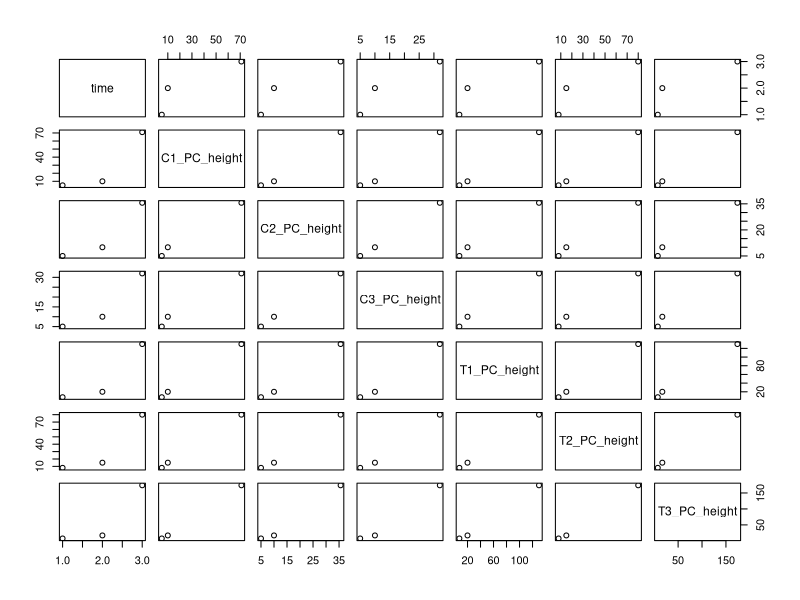
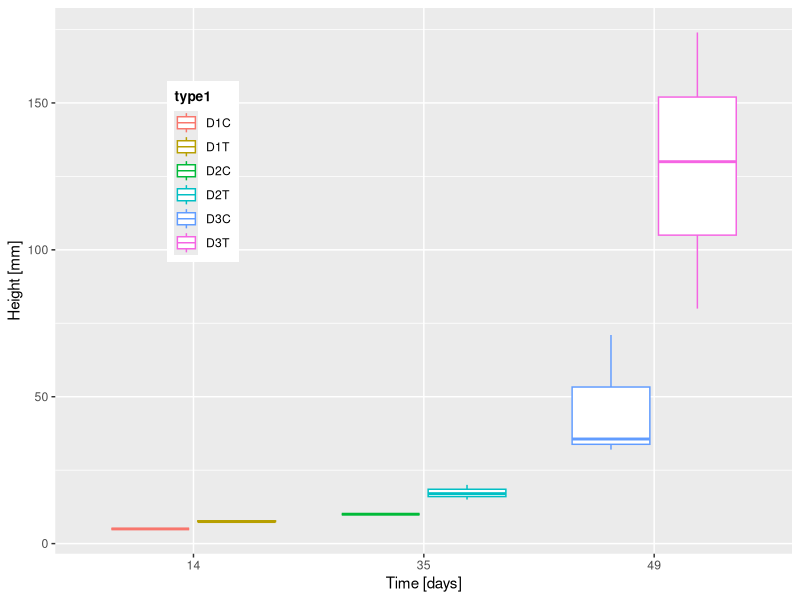

These figures' R source, in order: (Note: this script raises an error after producing the figures.)
### Ecology Work on Polyculture ###

### Biomass comparison between Test n Control Batches

# Data structure
# Test : 3 replications, with 5 pseudo-replications
# pseudo-replications are compiled into an avg that yields into one replication
# Replications are input for the boxplots
library(readxl)
data<-read_excel("data_masse_and_area.xlsx")
data

# Control PC Leaf mass (C1l, C2l, C3l, C4l, C5l) [g]
C1_PC_leaf_mass<-as.numeric(unlist(c(data[c(3,4,5,6,7), 3])[1]))
# C1_PC_leaf_mass
C1_PC_root_mass<-as.numeric(unlist(c(data[c(3,4,5,6,7), 2])[1]))
# C1_PC_root_mass
C2_PC_leaf_mass<-as.numeric(unlist(c(data[c(3,4,5,6,7), 7])[1]))
C2_PC_root_mass<-as.numeric(unlist(c(data[c(3,4,5,6,7), 6])[1]))
C3_PC_leaf_mass<-as.numeric(unlist(c(data[c(3,4,5,6,7), 11])[1]))
C3_PC_root_mass<-as.numeric(unlist(c(data[c(3,4,5,6,7), 10])[1]))

# Control PC Leaf + Root mass (C1lr, C2lr, C3lr, C4lr, C5lr) [g]

C1_PC_leaf_root_mass<- C1_PC_leaf_mass + C1_PC_root_mass
C2_PC_leaf_root_mass<- C2_PC_leaf_mass + C2_PC_root_mass
C3_PC_leaf_root_mass<- C3_PC_leaf_mass + C3_PC_root_mass
# Test PC Leaf mass (T1l, T2l, T3l, T4l, T5l)[g]

T1_PC_leaf_mass<-as.numeric(unlist(c(data[c(3,4,5,6,7), 15])[1]))
T1_PC_root_mass<-as.numeric(unlist(c(data[c(3,4,5,6,7), 14])[1]))
T2_PC_leaf_mass<-as.numeric(unlist(c(data[c(3,4,5,6,7), 19])[1]))
T2_PC_root_mass<-as.numeric(unlist(c(data[c(3,4,5,6,7), 18])[1]))
T3_PC_leaf_mass<-as.numeric(unlist(c(data[c(3,4,5,6,7), 23])[1]))
T3_PC_root_mass<-as.numeric(unlist(c(data[c(3,4,5,6,7), 22])[1]))
# Test PC Leaf + Root mass (T1lr, T2lr, T3lr, T4lr, T5lr)[g]

T1_PC_leaf_roots_mass<-T1_PC_leaf_mass + T1_PC_root_mass
T2_PC_leaf_roots_mass<-T2_PC_leaf_mass + T2_PC_root_mass
T3_PC_leaf_roots_mass<-T3_PC_leaf_mass + T3_PC_root_mass



# Height
time<-c(1,2,3)
C1_PC_height<-c(5, 10, 71)
C2_PC_height<-c(5, 10, 35.6)
C3_PC_height<-c(5, 10, 32)
T1_PC_height<-c(7.5, 20, 130)
T2_PC_height<-c(8, 15, 80)
T3_PC_height<-c(7.5, 17, 174)
height_data<-data.frame(time, C1_PC_height, C2_PC_height, C3_PC_height, T1_PC_height, T2_PC_height, T3_PC_height)
height_data
plot(height_data)

days<-c("14","14","14","14","14","14","35","35","35","35","35","35","49","49","49","49","49","49")
height1<-c(5,5,5,7.5,8,7.5,10,10,10,20,15,17,71,35.6,32,130,80,174)
type1<-c("D1C","D1C","D1C","D1T","D1T","D1T","D2C","D2C","D2C","D2T","D2T","D2T","D3C","D3C","D3C","D3T","D3T", "D3T")
df1<-data.frame(days,height1,type1)
df1
# meteo data used as overlay to height graph
datameteo<-read_excel("FunEco-OUTSIDE.xlsx")
datameteo
meteotemperature<-datameteo[-c(1,2,3,4),4]
meteotemperature
meteoprecipitations<-datameteo[-c(1,2,3,4),5]
meteoRH<-datameteo[-c(1,2,3,4), 3]
meteolight<-datameteo[-c(1,2,3,4), 2]
meteotime<-datameteo[-c(1,2,3,4),1]
meteotime
# meteotime needs to be tranformed to days before use
# measurements begin on 31.03.2022 at 11:00
# raw data is given in wierd unit from an arbitrary point
# extracting and reference to zero
prcmeteotime<-as.numeric(unlist(c(meteotime))) -44651.5
# converting to days
# 2060 records, one record every 30 min = 0.5 hours = 1/48 day

# last record : prcmeteotime[2060]
# measurements begin on 31.03.2022 at 11:00 to 13.05.2022 at 9:30
# days at final measurement: 
# 13h + 30 days + 12 days + 9h30 = 42 days + 22h30
# = 42 days + 22.5/24 days = 42.9375 --> kinda looks like prcmeteotime[2060]
(42 + (22.5/24) - prcmeteotime[2060])*24
# = 1h shift between both methods... conclusion: prcmeteotime is in days
# and works well when correct origin is set
# in the end we're plotting with the height data,
# meteo began records 6 days late, so adjusting origin again
prcmeteotime<-prcmeteotime + 6
prcmeteotime[2060]
# processed dataframe of meteo data: time, luminosity, RH, Temp, Precipitations
dfmeteo<-data.frame(prcmeteotime, meteolight, meteoRH, meteotemperature, meteoprecipitations)
dfmeteo
mxtemp<-as.matrix(data.frame(prcmeteotime, meteotemperature))
mxtemp
library(ggplot2)
#ggplot(height_data, aes(x=time, y=C1_PC_height))+
  #geom_point()
ggplot(df1, aes(x=days, y=height1, color=type1))+
  geom_boxplot()+
  scale_x_discrete(name="Time [days]")+
  scale_y_continuous(name="Height [mm]")+
  theme(legend.position = c(0.2,0.7),
      legend.title = element_text(colour="black", size=10,face="bold"))
  
  # nxm c'est vraiment dur à combiner les deux graphes
ggplot(dftemp, aes(x = prcmeteotime, y = meteotemperature, colour = "red"))+
  geom_line()
  
df1
# trois subplots avec les data meteo


